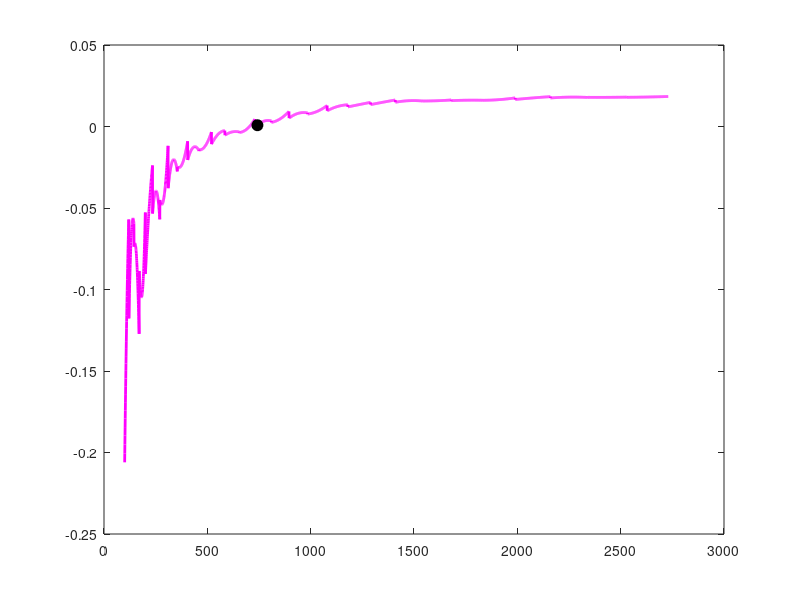

The MATLAB script that drew this image: (Note: this script raises an error after producing the figure.)
clc
clear
close all

%% =========================
% DATOS EXPERIMENTALES
%% =========================

f = [100 120 145 170 200 235 270 310 355 405 ...
460 520 585 655 730 810 895 985 1080 1180 ...
1290 1410 1540 1680 1830 1990 2160 2340 ...
2530 2730];

Z = [152.3 149.1 146.8 144.9 142.0 139.5 137.9 ...
136.1 134.8 133.6 132.7 131.9 131.4 131.1 ...
130.9 131.0 131.3 131.9 132.7 133.8 135.2 ...
136.9 138.9 141.1 143.5 146.1 149.0 152.2 ...
155.6 159.2];

%% =========================
% SPLINE CUBICO
%% =========================

pp = spline(f,Z);

%% =========================
% PRIMERA DERIVADA
%% =========================

pp_der1 = fnder(pp,1);

%% =========================
% SEGUNDA DERIVADA
%% =========================

pp_der2 = fnder(pp,2);

%% =========================
% MALLA FINA
%% =========================

x = linspace(100,2730,5000);

% Evaluar primera derivada
dZ1 = ppval(pp_der1,x);

% Evaluar segunda derivada
dZ2 = ppval(pp_der2,x);

%% =========================
% BUSQUEDA DEL MINIMO
%% =========================

indice = find(dZ1 > 0,1);

f_min = x(indice);

%% =========================
% SEGUNDA DERIVADA EN EL MINIMO
%% =========================

valor_der2 = ppval(pp_der2,f_min);

%% =========================
% RESULTADOS
%% =========================

fprintf('Frecuencia del minimo = %.4f Hz\n',f_min)

fprintf('Segunda derivada = %.4e Ohm/Hz^2\n',valor_der2)

%% =========================
% GRAFICA SEGUNDA DERIVADA
%% =========================

figure

plot(x,dZ2,...
    'm',...
    'LineWidth',2)

hold on

% Punto critico
plot(f_min,valor_der2,...
    'ko',...
    'MarkerFaceColor','k',...
    'MarkerSize',8)

% Linea horizontal
yline(0,'k--')

grid on
box on

xlabel('Frecuencia (Hz)')
ylabel('d^2|Z| / df^2')

title('Segunda Derivada del Spline Cubico')

legend('Segunda derivada',...
       'Minimo estable',...
       'd^2|Z|/df^2 = 0',...
       'Location','best')
